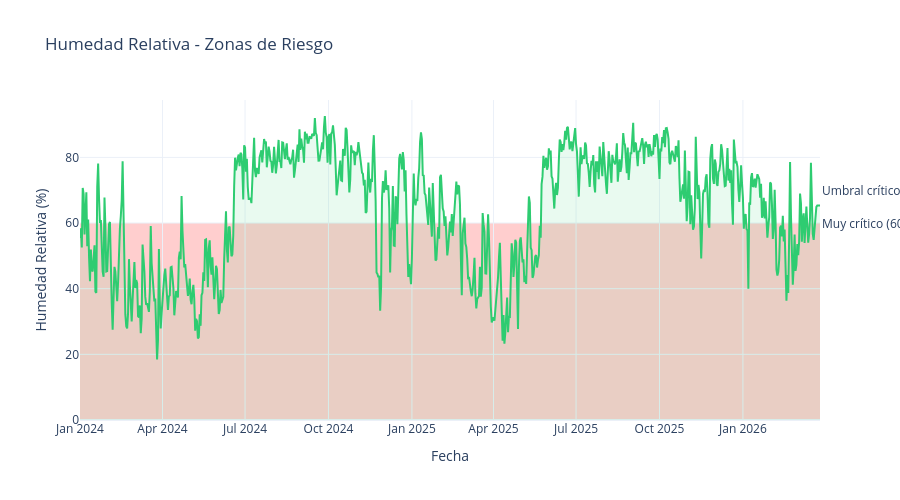

The code cell stored with this chart in its notebook:
### Markdown cell above
## 3. SERIE TEMPORAL - HUMEDAD RELATIVA

**Visualización:** Línea con banda de riesgo

**Qué muestra:**
- Humedad relativa diaria
- Zona de riesgo (HR < 70%)
- Períodos de mayor peligro para pulgones y ácaros

### Code cell
print("\n" + "="*70)
print("3. SERIE TEMPORAL - HUMEDAD RELATIVA")
print("="*70)

fig = go.Figure()

# Humedad relativa
fig.add_trace(go.Scatter(
    x=df.index,
    y=df['humedad_relativa_pct'],
    mode='lines',
    name='Humedad Relativa',
    line=dict(color='#2ECC71', width=2),
    fill='tozeroy',
    fillcolor='rgba(46, 204, 113, 0.1)'
))

# Línea de umbral crítico (70%)
fig.add_hline(
    y=70,
    line_dash="dash",
    line_color="red",
    annotation_text="Umbral crítico (70%)",
    annotation_position="right"
)

# Línea de umbral muy crítico (60%)
fig.add_hline(
    y=60,
    line_dash="dot",
    line_color="darkred",
    annotation_text="Muy crítico (60%)",
    annotation_position="right"
)

fig.update_layout(
    title='Humedad Relativa - Zonas de Riesgo',
    xaxis_title='Fecha',
    yaxis_title='Humedad Relativa (%)',
    hovermode='x unified',
    height=500,
    template='plotly_white',
    shapes=[
        dict(
            type="rect",
            xref="paper",
            yref="y",
            x0=0, x1=1,
            y0=0, y1=60,
            fillcolor="red",
            opacity=0.1,
            layer="below",
            line_width=0,
        )
    ]
)

fig.show()
fig.write_html("../data/reports/03_humedad_relativa_temporal.html")
print("✓ Gráfica guardada: reports/03_humedad_relativa_temporal.html")

### Figure 1 — Plotly figure (JSON) as saved in the notebook; plotly's stock layout.template omitted (floating-point values rounded to 4 significant figures; data arrays with more than 128 entries replaced by an {"elided": "..."} marker saying what was removed)
{"data": [{"fill": "tozeroy", "fillcolor": "rgba(46, 204, 113, 0.1)", "line": {"color": "#2ECC71", "width": 2}, "mode": "lines", "name": "Humedad Relativa", "x": {"elided": "817 str values"}, "y": {"elided": "817 float values"}, "type": "scatter"}], "layout": {"shapes": [{"line": {"color": "red", "dash": "dash", "width": 0}, "type": "rect", "x0": 0, "x1": 1, "xref": "paper", "y0": 0, "y1": 60, "yref": "y", "fillcolor": "red", "opacity": 0.1, "layer": "below"}, {"line": {"color": "darkred", "dash": "dot", "width": 0}, "type": "rect", "x0": 0, "x1": 1, "xref": "paper", "y0": 0, "y1": 60, "yref": "y", "fillcolor": "red", "opacity": 0.1, "layer": "below"}], "annotations": [{"showarrow": false, "text": "Umbral crítico (70%)", "x": 1, "xanchor": "left", "xref": "x domain", "y": 70, "yanchor": "middle", "yref": "y"}, {"showarrow": false, "text": "Muy crítico (60%)", "x": 1, "xanchor": "left", "xref": "x domain", "y": 60, "yanchor": "middle", "yref": "y"}], "title": {"text": "Humedad Relativa - Zonas de Riesgo"}, "xaxis": {"title": {"text": "Fecha"}}, "yaxis": {"title": {"text": "Humedad Relativa (%)"}}, "hovermode": "x unified", "height": 500}}
